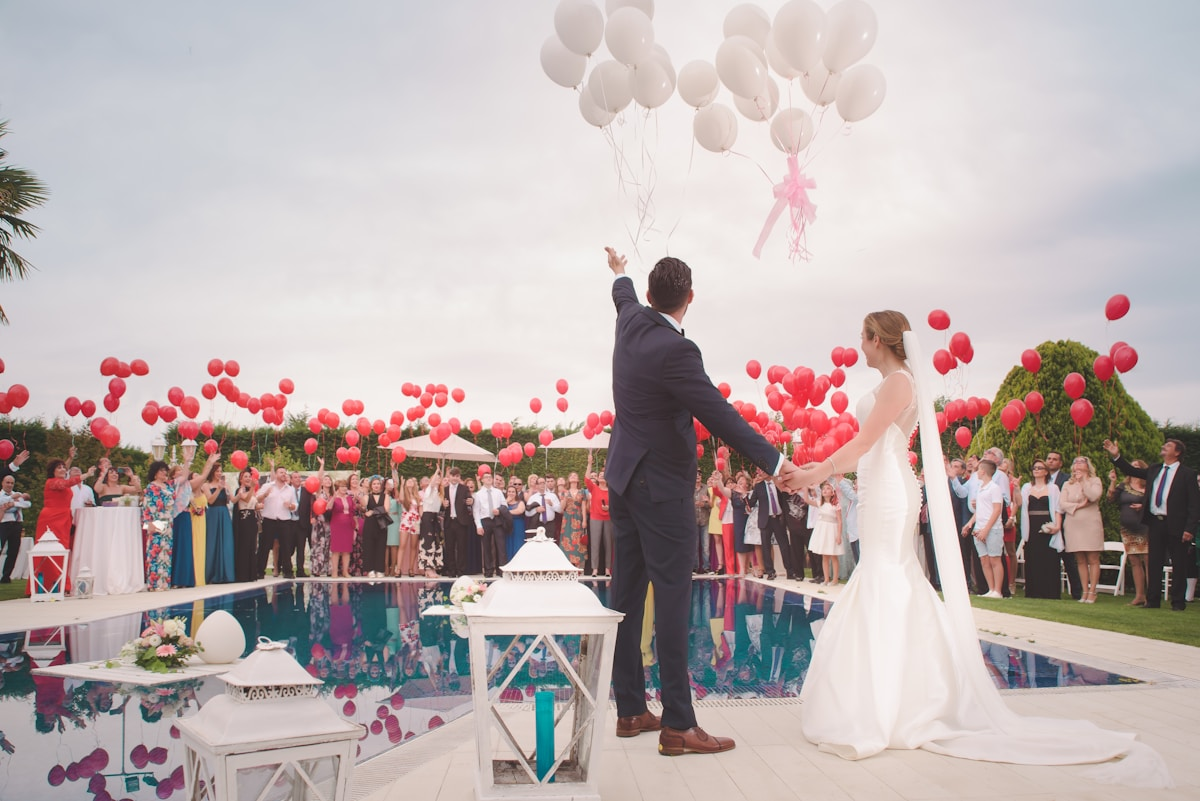
#> input picture assets/images/wedding-ceremony.jpg, 1200 x 801 px
$ python build-greeting-frame.py --template bloom --photo assets/images/wedding-ceremony.jpg
#> lines starting #> are read from the running program, lines starting #| are printed output that depends on the picture; pictures that were not available may be replaced by others from this repository, and a replacement may not be noted
"""
Build the framed greeting photo (greeting section).

Template shapes live in assets/frames/frame-<name>.svg (each SVG = the photo window).
The photo is cropped exactly to the template window (aspect ratio) so nothing important
is cut awkwardly, then masked, shadowed, edged with a thin gold line and decorated with
the watercolor flowers from phuonglucky-frame-6582649.svg.

Usage (dari root project):
    python tools/build-greeting-frame.py                                  # arch + default photo
    python tools/build-greeting-frame.py --template bloom --photo assets/images/wedding-ceremony.jpg

Butuh: pip install -r tools/requirements.txt
"""

import argparse
import os
import subprocess

import numpy as np
from PIL import Image, ImageDraw, ImageFilter

ROOT = os.path.dirname(os.path.dirname(os.path.abspath(__file__)))
TEMP = os.environ.get("TEMP", ".") or "."
EDGE = r"C:\Program Files (x86)\Microsoft\Edge\Application\msedge.exe"
W = H = 1400

# name -> (window bbox x0,y0,x1,y1, flower A cx,cy,size, flower B cx,cy,size)
SHAPES = {
    "arch":     ((330, 150, 1070, 1250), (1090, 320, 430), (295, 905, 385)),
    "oval":     ((300, 120, 1100, 1280), (1105, 320, 420), (290, 930, 375)),
    "hexagon":  ((250, 150, 1150, 1250), (1120, 300, 440), (280, 880, 400)),
    "squircle": ((280, 150, 1120, 1250), (1115, 320, 430), (270, 885, 400)),
    "bloom":    ((215, 150, 1175, 1235), (1085, 300, 440), (285, 905, 395)),
}

# face anchor (source pixels) used to keep the subject well placed inside the window
# default: assets/images/unsplash-couple-side.jpg (foto pasangan close-up, 1800x2700)
FACE_X, FACE_Y = 1020, 790


def render_mask(name):
    svg = os.path.join(ROOT, "assets", "frames", f"frame-{name}.svg")
    out = os.path.join(TEMP, f"mask_{name}.png")
    if os.path.exists(out):
        os.remove(out)
    subprocess.run(
        [
            EDGE, "--headless=new", "--disable-gpu", "--hide-scrollbars",
            "--default-background-color=00000000", "--virtual-time-budget=4000",
            "--window-size=1400,1400", f"--screenshot={out}",
            "file:///" + svg.replace("\\", "/").replace(" ", "%20"),
        ],
        capture_output=True,
    )
    return Image.open(out).convert("RGBA").split()[3]


def flower_clusters():
    fl = None
    for cand in (
        os.path.join(ROOT, "assets", "frames", "flowers-only.png"),
        os.path.join(TEMP, "flowers_1350.png"),
    ):
        if os.path.exists(cand):
            fl = Image.open(cand).convert("RGBA")
            break
    if fl is None:
        raise FileNotFoundError("flowers-only.png tidak ditemukan (assets/frames/flowers-only.png)")
    a = np.array(fl.split()[3])
    fw = fl.width

    def bbox(m):
        ys, xs = np.nonzero(m)
        return (xs.min(), ys.min(), xs.max() + 1, ys.max() + 1)

    rb, lb = bbox(a[:, fw // 2:]), bbox(a[:, : fw // 2])
    rb = (rb[0] + fw // 2, rb[1], rb[2] + fw // 2, rb[3])
    return fl.crop(rb), fl.crop(lb)


def main():
    ap = argparse.ArgumentParser()
    ap.add_argument("--template", default="arch", choices=sorted(SHAPES))
    ap.add_argument("--photo", default=os.path.join("assets", "images", "unsplash-couple-side.jpg"))
    ap.add_argument("--out", default=os.path.join("assets", "images", "greeting-framed.png"))
    ap.add_argument("--face-x", type=int, default=FACE_X, help="titik fokus horizontal (px sumber)")
    ap.add_argument("--face-y", type=int, default=FACE_Y, help="titik fokus vertikal (px sumber)")
    args = ap.parse_args()
    face_x, face_y = args.face_x, args.face_y

    win, fa_pos, fb_pos = SHAPES[args.template]
    x0, y0, x1, y1 = win
    ww, wh = x1 - x0, y1 - y0

    src = Image.open(os.path.join(ROOT, args.photo)).convert("RGB")
#> src is the input picture: PIL image 1200x801 RGB; mean R, G, B 187.6, 174.5, 174.1
    sw, sh = src.size
#> sw = 1200; sh = 801
    aspect = ww / wh
    crop_h = min(sh, sw / aspect)
#> crop_h = 801
    crop_w = crop_h * aspect
#> crop_w = 708.7
    if crop_w > sw:
        crop_w, crop_h = sw, sw / aspect
    left = min(max(face_x - 0.5 * crop_w, 0), sw - crop_w)
#> left = 491.3
    top = min(max(face_y - 0.30 * crop_h, 0), sh - crop_h)
#> top = 0
    crop = src.crop((int(left), int(top), int(left + crop_w), int(top + crop_h))).resize((ww, wh), Image.LANCZOS)

    mask = render_mask(args.template)
#> in render_mask, `return Image.open(out).convert("RGBA").split()[3]`: returned value: PIL image 1200x801 L; every value is 255
    if mask.size != (W, H):
        mask = mask.resize((W, H), Image.LANCZOS)
#> mask: PIL image 1400x1400 L; every value is 255

    canvas = Image.new("RGBA", (W, H), (0, 0, 0, 0))
#> canvas: PIL image 1400x1400 RGBA; every value is 0
    shadow = Image.new("RGBA", (W, H), (86, 60, 40, 0))
    shadow.putalpha(mask.filter(ImageFilter.GaussianBlur(9)).point(lambda v: int(v * 0.34)))
    canvas.alpha_composite(shadow, (0, 14))

    photo = Image.new("RGBA", (W, H), (0, 0, 0, 0))
    photo.paste(crop, (x0, y0))
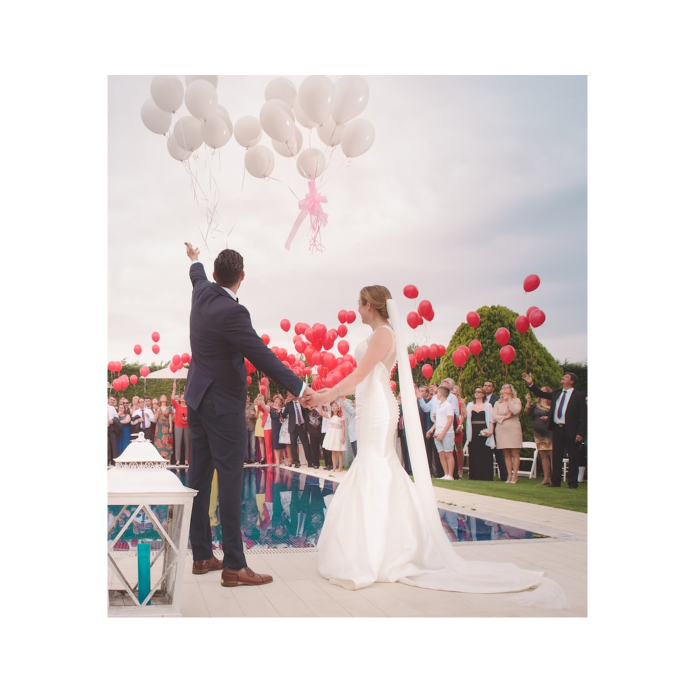
#> photo: PIL image 1400x1400 RGBA (shown at 1/2 size); mean R, G, B, A 100.9, 93.6, 92.6, 135.5; transparent parts drawn white
    canvas.paste(photo, (0, 0), Image.composite(photo.split()[3], Image.new("L", (W, H), 0), mask))

    m = np.array(mask) > 0
#> m: shape (1400, 1400) bool; every value is 1
    dil = np.zeros_like(m)
    for dy in range(-2, 3):
        for dx in range(-2, 3):
            dil |= np.roll(np.roll(m, dy, axis=0), dx, axis=1)
    gold = Image.new("RGBA", (W, H), (198, 160, 96, 0))
    gold.putalpha(Image.fromarray(((dil & ~m).astype(np.uint8) * 255), "L").point(lambda v: int(v * 0.72)))
    canvas.alpha_composite(gold)

    cluster_a, cluster_b = flower_clusters()
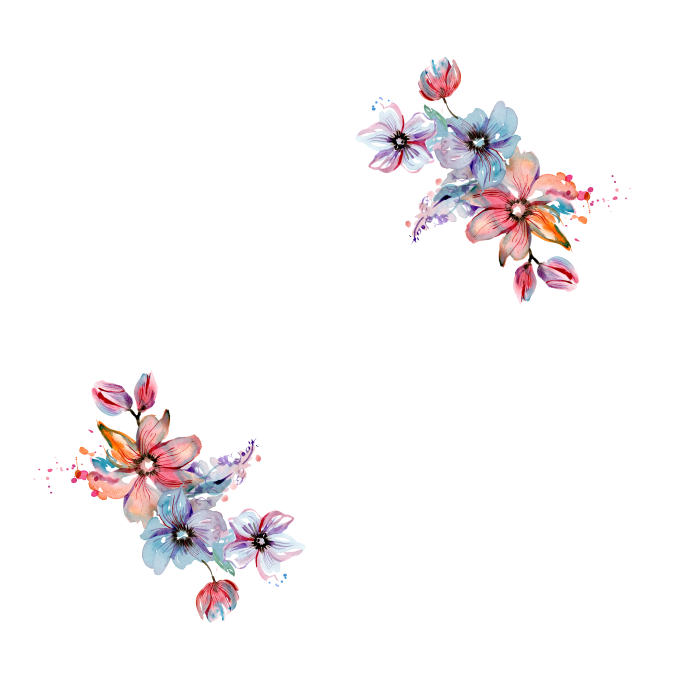
#> input picture flowers-only.png, 1350 x 1350 px, found by its file name (shown at 1/2 size)
#> in flower_clusters, fl is the input picture: PIL image 1350x1350 RGBA; mean R, G, B, A 18.5, 15.4, 16.5, 24.2
#> in flower_clusters, `a = np.array(fl.split()[3])`:
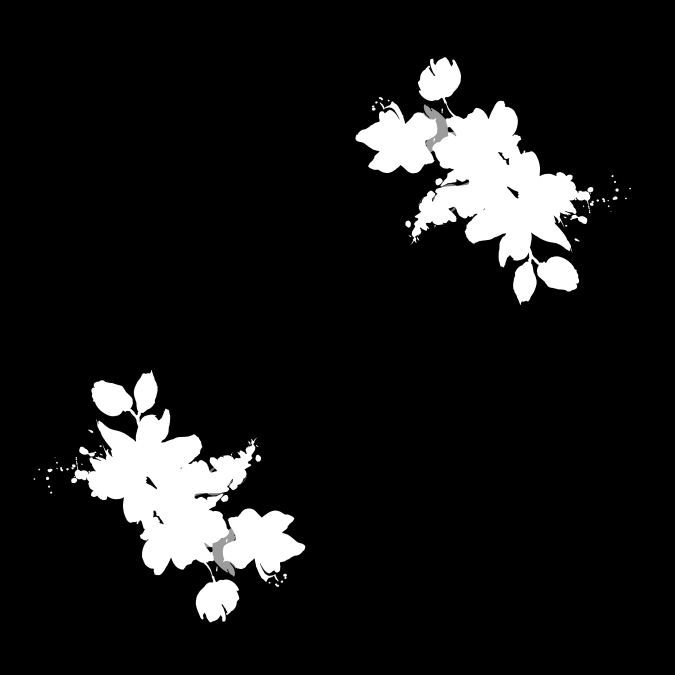
#> a: shape (1350, 1350) (shown at 1/2 size); min 0, max 255, mean 24.2
#> in bbox (call 2), `ys, xs = np.nonzero(m)`:
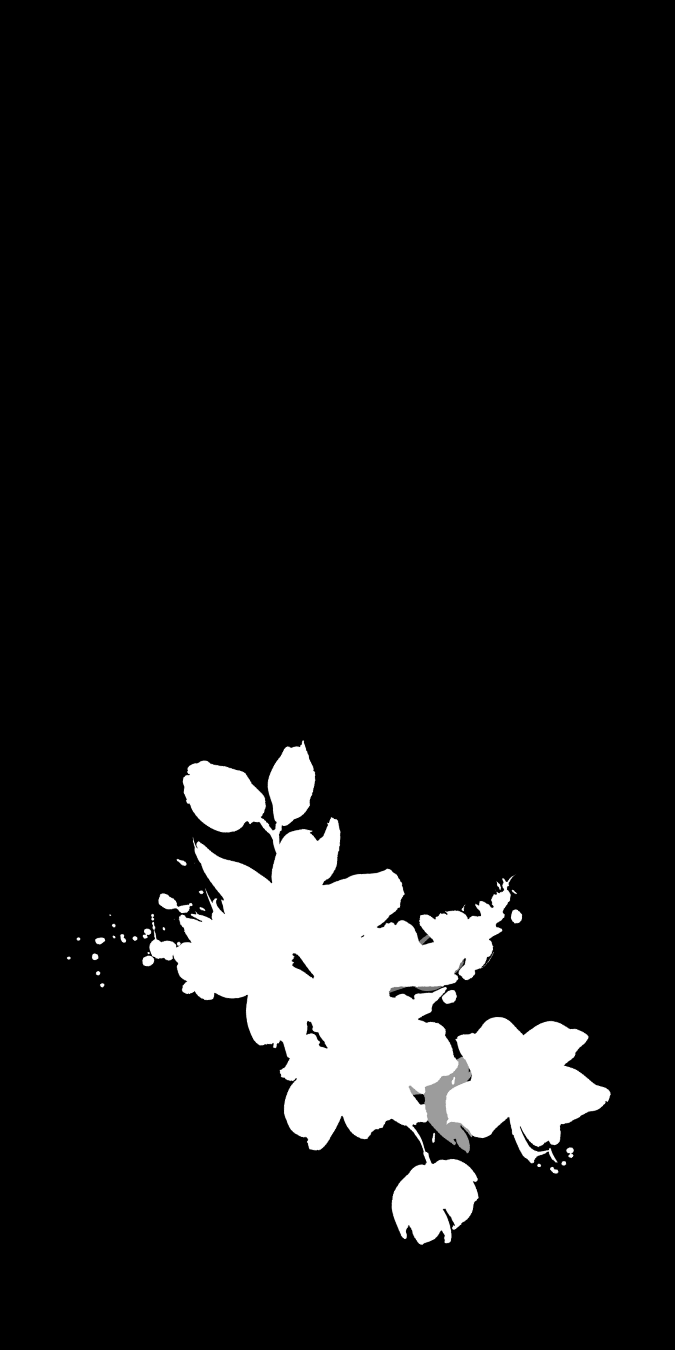
#> m: shape (1350, 675); min 0, max 255, mean 24.2
#> in flower_clusters, `rb, lb = bbox(a[:, fw // 2:]), bbox(a[:, : fw // 2])`: rb = (35, 114, 588, 611); lb = (66, 740, 611, 1246)
#> in flower_clusters, `rb = (rb[0] + fw // 2, rb[1], rb[2] + fw // 2, rb[3])`: rb = (710, 114, 1263, 611)
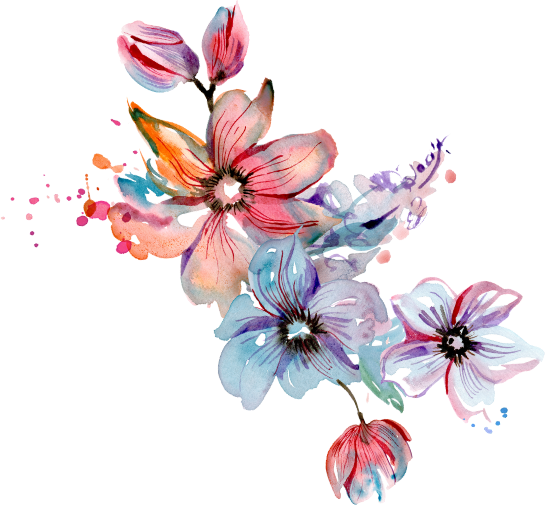
#> cluster_b: PIL image 545x506 RGBA; mean R, G, B, A 61.1, 50.9, 54.4, 80.1; transparent parts drawn white
    for cl, (cx, cy, size) in ((cluster_a, fa_pos), (cluster_b, fb_pos)):
        h = int(cl.height * (size / cl.width))
        canvas.alpha_composite(cl.resize((size, h), Image.LANCZOS), (int(cx - size / 2), int(cy - h / 2)))
#> this loop made 2 passes
#> (cx, cy, size, h) on passes 1 to 2: (1085, 300, 440, 395), (285, 905, 395, 366)
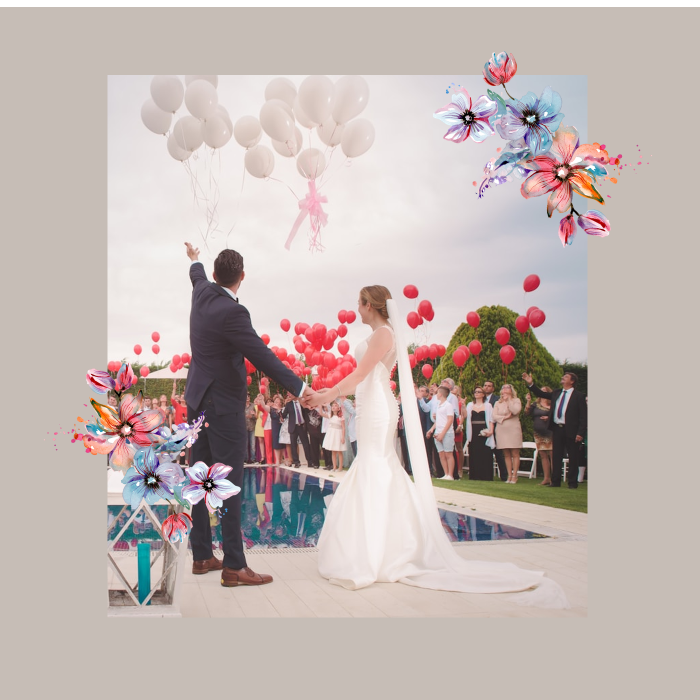
#> canvas: PIL image 1400x1400 RGBA (shown at 1/2 size); mean R, G, B, A 141.2, 120.9, 111.2, 176.2; transparent parts drawn white

    out = os.path.join(ROOT, args.out)
    canvas.save(out, optimize=True)
    print("saved", out, os.path.getsize(out), canvas.size)
#| saved assets/images/greeting-framed.png 1295520 (1400, 1400)

    # Versi rapat (tanpa area transparan) khusus untuk lightbox: foto + bunga
    # tampil besar dan bersih, tanpa "frame" persegi.
    alpha = canvas.split()[3]
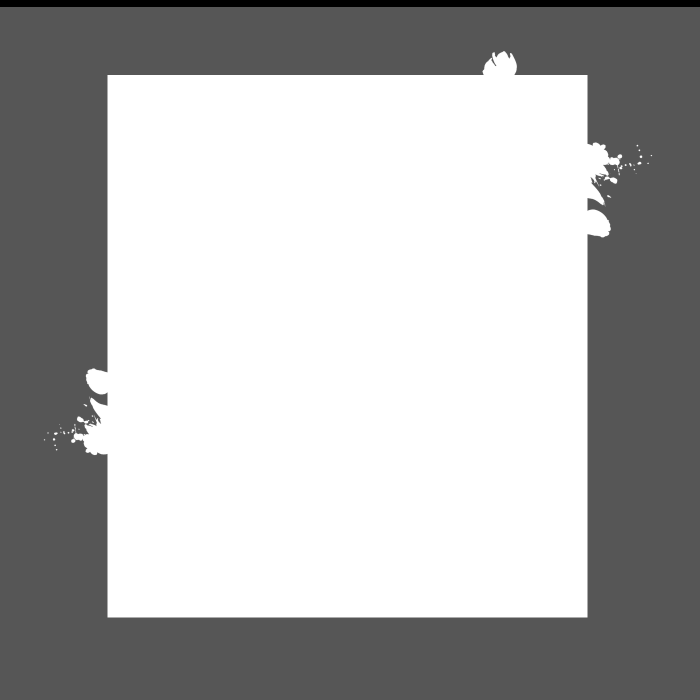
#> alpha: PIL image 1400x1400 L (shown at 1/2 size); min 0, max 255, mean 176.2
    bbox = alpha.getbbox()
#> bbox = (0, 14, 1400, 1400)
    if bbox:
        pad = 12
        bbox = (max(0, bbox[0] - pad), max(0, bbox[1] - pad),
                min(W, bbox[2] + pad), min(H, bbox[3] + pad))
#> bbox = (0, 2, 1400, 1400)
        cropped = canvas.crop(bbox)
        full = os.path.join(ROOT, "assets", "images", "greeting-framed-full.png")
        cropped.save(full, optimize=True)
        print("saved", full, os.path.getsize(full), cropped.size)
#| saved assets/images/greeting-framed-full.png 1295517 (1400, 1398)


if __name__ == "__main__":
    main()
